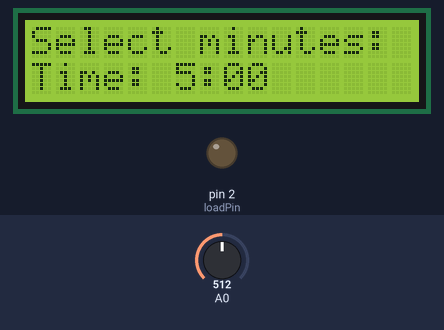
Recording of a sketch running on a simulated Arduino Uno, built with avr-gcc and run on an emulated ATmega328P. Parts: 16×2 character LCD, output pins drawn as LEDs (lit = HIGH). The inputs (shaded band) are chosen by the test bench; at power-on: A0 = 512.

Above: at 2.5 s.
2.6 s: A0 set to 585
4.1 s: A0 set to 615
At 5.3 s:
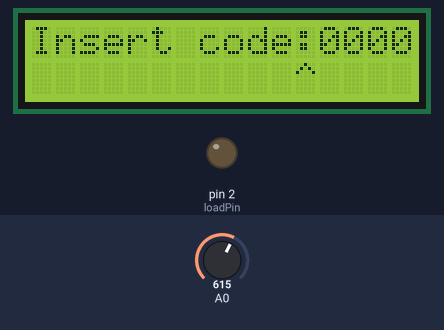
6.3 s: A0 set to 511
At 7.6 s:
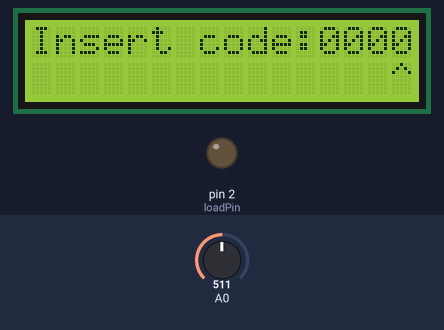
7.9 s: A0 set to 716
At 8.8 s:
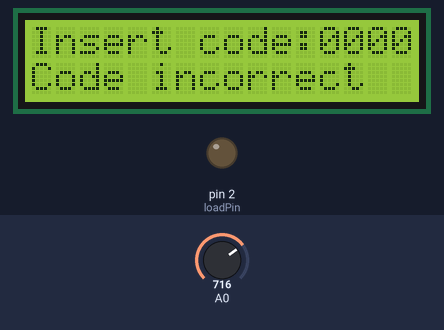
Timing chart, 0 to 10.9 s (numbered marks = the images above; inputs shaded):
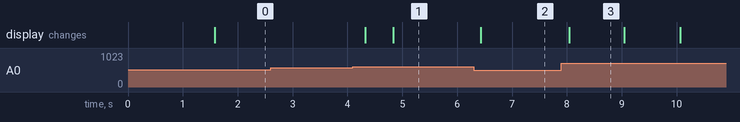

The sketch:

BombaLcd.ino
```cpp
#include <LiquidCrystal.h>
LiquidCrystal lcd(8, 9, 4, 5, 6, 7);

//Initial time
int minutes = 5;
int seconds = 0;

#define MINUTES_VALUE  false
#define SECONDS_VALUE  true

#define MAX_MINUTES  30

//Pins
#define loadPin  2 //Pin to attach the fuse

//Buttons variables
int adc_key_val[5] = {50, 200, 400, 600, 800 };
int NUM_KEYS       = 5;
//Button keys
#define  SELECT          5
#define  UP              2
#define  DOWN            3
#define  LEFT            4
#define  RIGHT           1

#define  BOUNCE  150

//Armed variable
boolean armed = false;

//IMPORTANT: Disarm code
const int code[] = {1,2,3,4};

void setup()
{

  pinMode(loadPin,OUTPUT);

  lcd.begin(16, 2);
  lcd.print("Test LCD OK");
  delay(1500);
  lcd.clear();

  lcd.print("Press select");lcd.setCursor(0,1);lcd.print("to arm");
  while(!getKey(analogRead(0)) == SELECT) {} //Wait to arm the bomb
  lcd.clear();

  //Select time
  selectTime(&minutes,&seconds);
  delay(500);
}

void loop()
{

  lcd.clear();

  if (getKey(analogRead(0)) == SELECT)
    if(inputCode())
      armed = !armed;

  lcd.setCursor(0,0);
  if (armed)
  {lcd.print("Bomb armed");}
  else
  {lcd.print("Bomb disarmed");}

  lcd.setCursor(0,1);
  lcd.print("Time: ");
  lcd.print(minutes);
  lcd.print(":");
  if (seconds < 10) {
    lcd.print("0");}
  lcd.print(seconds);

  updateTime();

  //Counter reaches 0:00
  checkTimer();
  delay(1000); //Wait 1 seconds
}

void updateTime() {
    //Blink led (pin 13), on board
    digitalWrite(13,HIGH);
    delay(10);
    digitalWrite(13,LOW);
    seconds--; //Updates time
    if (seconds < 0) {minutes--;seconds = 59;}
  }

void checkTimer()
{
if(minutes == 0 && seconds <= 0){
     if (armed) {
       lcd.clear();
       lcd.setCursor(0,0);
       lcd.print("BUM!!!!!");
       digitalWrite(loadPin,HIGH);
       while(true){}}//Para hasta que reinicies el arduino
     else {
       lcd.clear();
       lcd.setCursor(0,0);
       lcd.print("Bomb aborted");
       while(true){}//Para hasta que reinicies el arduino
     }
  }
}
 /**
 * Gets the key
 */
  int getKey(unsigned int input)
  {
    int k;
    for (k = 0; k < NUM_KEYS; k++)
    {
      if (input < adc_key_val[k])
      {
        return k+1;
      }
    }
    if (k >= NUM_KEYS)k = -1;  // No valid key pressed
    return k;
  }

void selectTime(int *minut, int *sec)

{

boolean selecting = true;
int selectedTime[2] = {5,0};

int key;

boolean selection = MINUTES_VALUE;

while(selecting)

{
  lcd.clear();
  lcd.setCursor(0,0);
  if (selection == MINUTES_VALUE) {
    lcd.print("Select minutes:");}
  else {
    lcd.print("Select seconds:");}
  lcd.setCursor(0,1);
  lcd.print("Time: ");
  lcd.print(selectedTime[0]);
  lcd.print(":");
  if (selectedTime[1] < 10) {
    lcd.print("0");}
  lcd.print(selectedTime[1]);

  delay(BOUNCE);  // wait for debounce time
  key = getKey(analogRead(0));
  if (key >=0) //Procesing keys
    {
      switch(key)
          {
          case SELECT: //End
            selecting = false;
          break;

          case UP:
          if (selection == MINUTES_VALUE) {
            if (selectedTime[0] < MAX_MINUTES) {
              selectedTime[0]++;}}
          else {
            selectedTime[1]++;
            if (selectedTime[1] > 59) {
                selectedTime[1] = 0;
              }
            }
          break;

          case DOWN:
          if (selection == MINUTES_VALUE) {
            if (selectedTime[0] > 0) {
              selectedTime[0]--;}}
          else {
            selectedTime[1]--;
            if (selectedTime[1] < 0) {
                selectedTime[1] = 59;
              }
            }
          break;

          case LEFT:
          selection = MINUTES_VALUE;
          break;

          case RIGHT:
          selection = SECONDS_VALUE;
          break;
       }
     }
   }
  delay(100);
  lcd.clear();

  *minut = selectedTime[0];
  *sec = selectedTime[1];
}

boolean inputCode() {

    //Used by the getKey method
    int key            =-1;
    int oldkey         =-1;
    //Code inputed by the user
    int inputCode[] = {0,0,0,0};
    int currentDigit = -1;

    boolean inputing = true;

    int t; //Used to measure time

    lcd.clear();

    boolean result = true;
    while (inputing) {
       int t0 = millis();
       lcd.clear();
       lcd.setCursor(0,0);
       lcd.print("Insert code:");
       //Display current input code
       for(int i = 0;i < 4;i++) {
         lcd.print(inputCode[i]);
       }
       //Print cursor
       lcd.setCursor(currentDigit+12,1);
       lcd.print('^');
       key = getKey(analogRead(0));
       if (key != oldkey)// if keypress is detected
       {
         delay(50);  // wait for debounce time
         key = getKey(analogRead(0));
         if (key != oldkey)
         {
           oldkey = key;
           if (key >=0) //Procesing keys
           {
              switch(key)
              {

              case SELECT: //Confirm number
                if(currentDigit == 3)
                  inputing = false;
              break;

              case UP:
              inputCode[currentDigit]++;
              if (inputCode[currentDigit] > 9) {
                inputCode[currentDigit] = 0;}
              break;

              case DOWN:
              inputCode[currentDigit]--;
              if (inputCode[currentDigit] < 0) {
                inputCode[currentDigit] = 9;}
              break;

              case LEFT:
              currentDigit--;
              if (currentDigit < 0) {
                currentDigit = 3;}
              break;

              case RIGHT:
              currentDigit++;
              if (currentDigit > 3) {
                currentDigit = 0;}
              break;

             }
           }
         }
       }
       //Restart
       delay(50);
       t += millis() - t0;
       if(t > 1000) {
        updateTime();
        t = 0;
        }
       checkTimer();
      }
    lcd.setCursor(0,1);
    for (int i = 0;i < 4;i++) { //Verify code
      if (code[i] != inputCode[i]) {
        result = false;}}
    if (result) {
      lcd.print("Code correct    ");}
    else {
      lcd.print("Code incorrect  ");}
    delay(1000);
    lcd.clear();
    return result;
  }
```

Measured:
- the behaviour switches between 599 and 600 on A0 (found by bisection; images 0 and 1)
- after the input at 2.6 s, every drawn part: stays the same
- after the input at 4.1 s, the display: first changes after 0.23 s (image 1 shows a later state)
- after the input at 6.3 s, the display: changes after 0.13 s (image 2)
- after the input at 7.9 s, the display: changes after 0.14 s (image 3)
- what the display in image 3 shows lasts 1.0 s, from 8.0 s to 9.0 s
